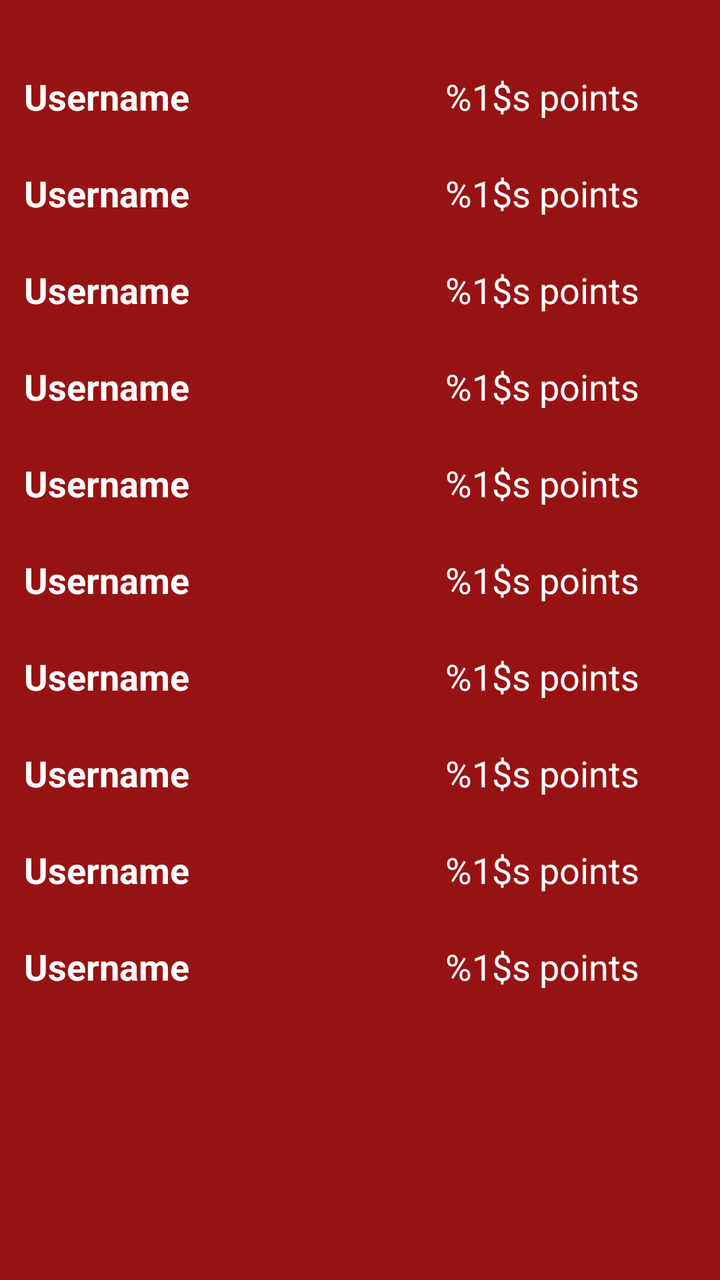
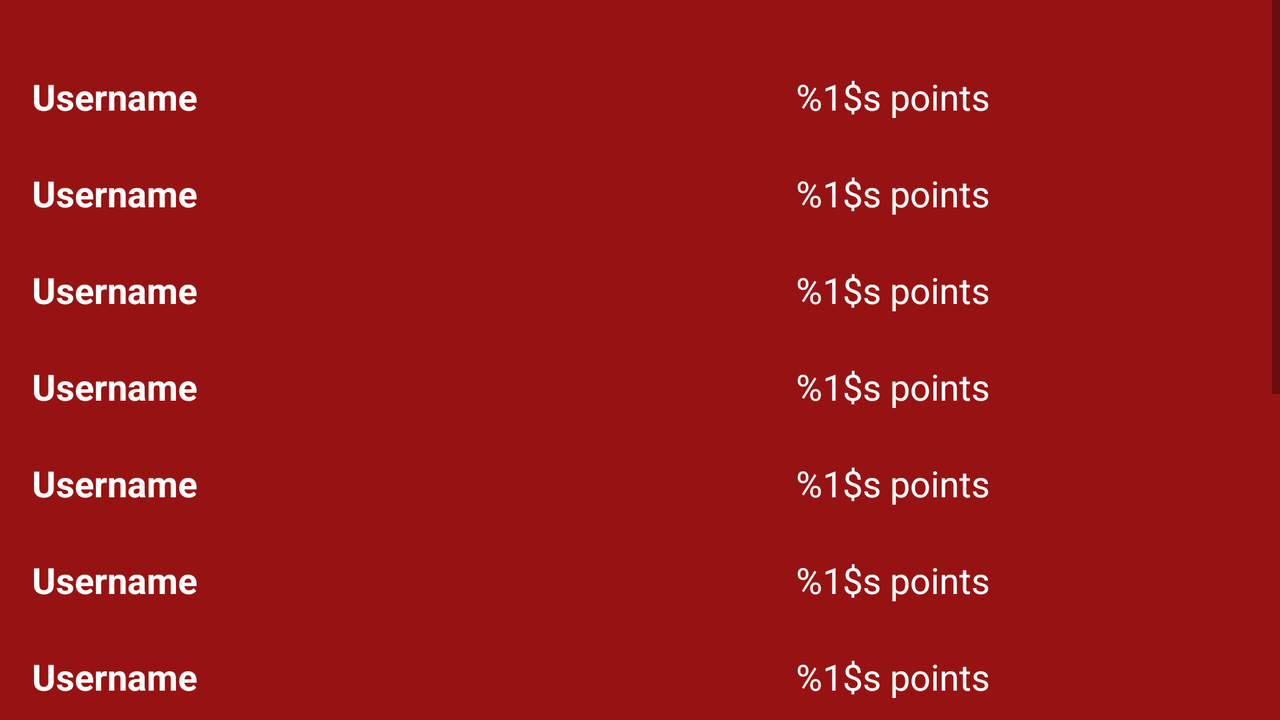

An Android layout and its configuration variant, each rendered on a device that would load it. The default file and the variant file are quoted in full after the pictures.
<!-- AndroidManifest.xml: application theme AppTheme -->
<!-- res/layout/world_score.xml -->
<?xml version="1.0" encoding="utf-8"?>
<FrameLayout
    xmlns:android="http://schemas.android.com/apk/res/android"
    xmlns:app="http://schemas.android.com/apk/res-auto"
    xmlns:tools="http://schemas.android.com/tools"
    android:layout_width="match_parent"
    android:layout_height="match_parent"
    tools:context=".ui.WorldFragmentScore">

    <ScrollView
        android:layout_width="match_parent"
        android:layout_height="wrap_content">

        <androidx.constraintlayout.widget.ConstraintLayout
            android:layout_width="match_parent"
            android:layout_height="wrap_content"
            android:layout_marginStart="12dp"
            android:layout_marginTop="24dp"
            android:layout_marginEnd="8dp">

            <TextView
                android:id="@+id/worldScoreU1"
                style="@style/worldO"
                android:text="@string/aboutUsername"
                app:layout_constraintStart_toStartOf="parent"
                app:layout_constraintTop_toTopOf="parent"
                app:layout_constraintWidth_percent="0.62" />
            <TextView
                android:id="@+id/worldScoreV1"
                style="@style/worldO"
                android:text="@string/scorePoints"
                app:layout_constraintStart_toEndOf="@id/worldScoreU1"
                app:layout_constraintEnd_toEndOf="parent"
                app:layout_constraintTop_toTopOf="@id/worldScoreU1"
                app:layout_constraintBottom_toBottomOf="@id/worldScoreU1"/>

            <TextView
                android:id="@+id/worldScoreU2"
                style="@style/worldO"
                android:text="@string/aboutUsername"
                app:layout_constraintStart_toStartOf="@id/worldScoreU1"
                app:layout_constraintEnd_toEndOf="@id/worldScoreU1"
                app:layout_constraintTop_toBottomOf="@id/worldScoreU1"/>
            <TextView
                android:id="@+id/worldScoreV2"
                style="@style/worldO"
                android:text="@string/scorePoints"
                app:layout_constraintStart_toStartOf="@id/worldScoreV1"
                app:layout_constraintEnd_toEndOf="@id/worldScoreV1"
                app:layout_constraintTop_toTopOf="@id/worldScoreU2"
                app:layout_constraintBottom_toBottomOf="@id/worldScoreU2"/>

            <TextView
                android:id="@+id/worldScoreU3"
                style="@style/worldO"
                android:text="@string/aboutUsername"
                app:layout_constraintStart_toStartOf="@id/worldScoreU1"
                app:layout_constraintEnd_toEndOf="@id/worldScoreU1"
                app:layout_constraintTop_toBottomOf="@id/worldScoreU2"/>
            <TextView
                android:id="@+id/worldScoreV3"
                style="@style/worldO"
                android:text="@string/scorePoints"
                app:layout_constraintStart_toStartOf="@id/worldScoreV1"
                app:layout_constraintEnd_toEndOf="@id/worldScoreV1"
                app:layout_constraintTop_toTopOf="@id/worldScoreU3"
                app:layout_constraintBottom_toBottomOf="@id/worldScoreU3"/>

            <TextView
                android:id="@+id/worldScoreU4"
                style="@style/worldO"
                android:text="@string/aboutUsername"
                app:layout_constraintStart_toStartOf="@id/worldScoreU1"
                app:layout_constraintEnd_toEndOf="@id/worldScoreU1"
                app:layout_constraintTop_toBottomOf="@id/worldScoreU3"/>
            <TextView
                android:id="@+id/worldScoreV4"
                style="@style/worldO"
                android:text="@string/scorePoints"
                app:layout_constraintStart_toStartOf="@id/worldScoreV1"
                app:layout_constraintEnd_toEndOf="@id/worldScoreV1"
                app:layout_constraintTop_toTopOf="@id/worldScoreU4"
                app:layout_constraintBottom_toBottomOf="@id/worldScoreU4"/>

            <TextView
                android:id="@+id/worldScoreU5"
                style="@style/worldO"
                android:text="@string/aboutUsername"
                app:layout_constraintStart_toStartOf="@id/worldScoreU1"
                app:layout_constraintEnd_toEndOf="@id/worldScoreU1"
                app:layout_constraintTop_toBottomOf="@id/worldScoreU4"/>
            <TextView
                android:id="@+id/worldScoreV5"
                style="@style/worldO"
                android:text="@string/scorePoints"
                app:layout_constraintStart_toStartOf="@id/worldScoreV1"
                app:layout_constraintEnd_toEndOf="@id/worldScoreV1"
                app:layout_constraintTop_toTopOf="@id/worldScoreU5"
                app:layout_constraintBottom_toBottomOf="@id/worldScoreU5"/>

            <TextView
                android:id="@+id/worldScoreU6"
                style="@style/worldO"
                android:text="@string/aboutUsername"
                app:layout_constraintStart_toStartOf="@id/worldScoreU1"
                app:layout_constraintEnd_toEndOf="@id/worldScoreU1"
                app:layout_constraintTop_toBottomOf="@id/worldScoreU5"/>
            <TextView
                android:id="@+id/worldScoreV6"
                style="@style/worldO"
                android:text="@string/scorePoints"
                app:layout_constraintStart_toStartOf="@id/worldScoreV1"
                app:layout_constraintEnd_toEndOf="@id/worldScoreV1"
                app:layout_constraintTop_toTopOf="@id/worldScoreU6"
                app:layout_constraintBottom_toBottomOf="@id/worldScoreU6"/>

            <TextView
                android:id="@+id/worldScoreU7"
                style="@style/worldO"
                android:text="@string/aboutUsername"
                app:layout_constraintStart_toStartOf="@id/worldScoreU1"
                app:layout_constraintEnd_toEndOf="@id/worldScoreU1"
                app:layout_constraintTop_toBottomOf="@id/worldScoreU6"/>
            <TextView
                android:id="@+id/worldScoreV7"
                style="@style/worldO"
                android:text="@string/scorePoints"
                app:layout_constraintStart_toStartOf="@id/worldScoreV1"
                app:layout_constraintEnd_toEndOf="@id/worldScoreV1"
                app:layout_constraintTop_toTopOf="@id/worldScoreU7"
                app:layout_constraintBottom_toBottomOf="@id/worldScoreU7"/>

            <TextView
                android:id="@+id/worldScoreU8"
                style="@style/worldO"
                android:text="@string/aboutUsername"
                app:layout_constraintStart_toStartOf="@id/worldScoreU1"
                app:layout_constraintEnd_toEndOf="@id/worldScoreU1"
                app:layout_constraintTop_toBottomOf="@id/worldScoreU7"/>
            <TextView
                android:id="@+id/worldScoreV8"
                style="@style/worldO"
                android:text="@string/scorePoints"
                app:layout_constraintStart_toStartOf="@id/worldScoreV1"
                app:layout_constraintEnd_toEndOf="@id/worldScoreV1"
                app:layout_constraintTop_toTopOf="@id/worldScoreU8"
                app:layout_constraintBottom_toBottomOf="@id/worldScoreU8"/>

            <TextView
                android:id="@+id/worldScoreU9"
                style="@style/worldO"
                android:text="@string/aboutUsername"
                app:layout_constraintStart_toStartOf="@id/worldScoreU1"
                app:layout_constraintEnd_toEndOf="@id/worldScoreU1"
                app:layout_constraintTop_toBottomOf="@id/worldScoreU8"/>
            <TextView
                android:id="@+id/worldScoreV9"
                style="@style/worldO"
                android:text="@string/scorePoints"
                app:layout_constraintStart_toStartOf="@id/worldScoreV1"
                app:layout_constraintEnd_toEndOf="@id/worldScoreV1"
                app:layout_constraintTop_toTopOf="@id/worldScoreU9"
                app:layout_constraintBottom_toBottomOf="@id/worldScoreU9"/>

            <TextView
                android:id="@+id/worldScoreU10"
                style="@style/worldO"
                android:text="@string/aboutUsername"
                app:layout_constraintStart_toStartOf="@id/worldScoreU1"
                app:layout_constraintEnd_toEndOf="@id/worldScoreU1"
                app:layout_constraintTop_toBottomOf="@id/worldScoreU9"/>
            <TextView
                android:id="@+id/worldScoreV10"
                style="@style/worldO"
                android:text="@string/scorePoints"
                app:layout_constraintStart_toStartOf="@id/worldScoreV1"
                app:layout_constraintEnd_toEndOf="@id/worldScoreV1"
                app:layout_constraintTop_toTopOf="@id/worldScoreU10"
                app:layout_constraintBottom_toBottomOf="@id/worldScoreU10"/>

            <TextView
                android:id="@+id/worldScoreOther"
                android:layout_width="wrap_content"
                android:layout_height="120dp"
                app:layout_constraintStart_toStartOf="parent"
                app:layout_constraintTop_toBottomOf="@id/worldScoreU10" />
        </androidx.constraintlayout.widget.ConstraintLayout>
    </ScrollView>

</FrameLayout>
<!-- resources referenced by this layout -->
<resources>
  <string name="aboutUsername"><b>Username</b></string>
  <string name="scorePoints">%1$s points</string>
  <style name="worldO">
          <item name="android:layout_width">0dp</item>
          <item name="android:layout_height">wrap_content</item>
          <item name="android:paddingTop">12dp</item>
          <item name="android:paddingBottom">12dp</item>
          <item name="android:textSize">@dimen/text18</item>
      </style>
  <style name="AppTheme" parent="Theme.AppCompat.Light.NoActionBar">
          
          <item name="android:windowBackground">@color/appRed</item>
          <item name="colorPrimary">@color/colorPrimary</item>
          <item name="colorPrimaryDark">@color/colorPrimaryDark</item>
          <item name="colorAccent">@color/colorAccent</item>
          <item name="android:textViewStyle">@style/TextViewWhite</item>
          <item name="editTextStyle">@style/EditTextWhite</item>
          <item name="checkboxStyle">@style/CheckBoxWhite</item>
      </style>
  <dimen name="text18">18sp</dimen>
  <color name="appRed">#971313</color>
  <color name="colorPrimary">#c71e1e</color>
  <color name="colorPrimaryDark">#a10c0c</color>
  <color name="colorAccent">#dcfc6e1c</color>
  <style name="TextViewWhite" parent="android:Widget.TextView">
          <item name="android:textColor">@color/appWhite</item>
      </style>
  <style name="EditTextWhite" parent="android:Widget.EditText">
          <item name="android:textColor">@color/appWhite</item>
          <item name="android:textColorHint">@color/etGrey</item>
          <item name="android:backgroundTint">@color/etGrey</item>
      </style>
  <style name="CheckBoxWhite" parent="android:Widget.CompoundButton.CheckBox">
          <item name="android:textColor">@color/appWhite</item>
          <item name="android:buttonTint">@color/appWhite</item>
      </style>
  <color name="appWhite">#ffffff</color>
  <color name="etGrey">#9c9797</color>
</resources>
<!-- res/layout-w600dp/world_score.xml (the repository's variant of the layout above) -->
<!-- drawn on the phone turned sideways -->
<?xml version="1.0" encoding="utf-8"?>
<FrameLayout
    xmlns:android="http://schemas.android.com/apk/res/android"
    xmlns:app="http://schemas.android.com/apk/res-auto"
    xmlns:tools="http://schemas.android.com/tools"
    android:layout_width="match_parent"
    android:layout_height="match_parent"
    tools:context=".ui.WorldFragmentScore">

    <ScrollView
        android:layout_width="match_parent"
        android:layout_height="wrap_content">

        <androidx.constraintlayout.widget.ConstraintLayout
            android:layout_width="match_parent"
            android:layout_height="wrap_content"
            android:layout_marginStart="16dp"
            android:layout_marginTop="24dp"
            android:layout_marginEnd="8dp">

            <TextView
                android:id="@+id/worldScoreU1"
                style="@style/worldO"
                android:text="@string/aboutUsername"
                app:layout_constraintStart_toStartOf="parent"
                app:layout_constraintTop_toTopOf="parent"
                app:layout_constraintWidth_percent="0.62" />
            <TextView
                android:id="@+id/worldScoreV1"
                style="@style/worldO"
                android:text="@string/scorePoints"
                app:layout_constraintBottom_toBottomOf="@id/worldScoreU1"
                app:layout_constraintEnd_toEndOf="parent"
                app:layout_constraintStart_toEndOf="@+id/worldScoreU1"
                app:layout_constraintTop_toTopOf="parent" />

            <TextView
                android:id="@+id/worldScoreU2"
                style="@style/worldO"
                android:text="@string/aboutUsername"
                app:layout_constraintStart_toStartOf="parent"
                app:layout_constraintTop_toBottomOf="@id/worldScoreU1"
                app:layout_constraintWidth_percent="0.62" />
            <TextView
                android:id="@+id/worldScoreV2"
                style="@style/worldO"
                android:text="@string/scorePoints"
                app:layout_constraintBottom_toBottomOf="@id/worldScoreU2"
                app:layout_constraintEnd_toEndOf="parent"
                app:layout_constraintStart_toEndOf="@+id/worldScoreU2"
                app:layout_constraintTop_toBottomOf="@id/worldScoreU1" />

            <TextView
                android:id="@+id/worldScoreU3"
                style="@style/worldO"
                android:text="@string/aboutUsername"
                app:layout_constraintStart_toStartOf="parent"
                app:layout_constraintTop_toBottomOf="@id/worldScoreU2"
                app:layout_constraintWidth_percent="0.62" />
            <TextView
                android:id="@+id/worldScoreV3"
                style="@style/worldO"
                android:text="@string/scorePoints"
                app:layout_constraintBottom_toBottomOf="@id/worldScoreU3"
                app:layout_constraintEnd_toEndOf="parent"
                app:layout_constraintStart_toEndOf="@+id/worldScoreU3"
                app:layout_constraintTop_toBottomOf="@id/worldScoreU2" />

            <TextView
                android:id="@+id/worldScoreU4"
                style="@style/worldO"
                android:text="@string/aboutUsername"
                app:layout_constraintStart_toStartOf="parent"
                app:layout_constraintTop_toBottomOf="@id/worldScoreU3"
                app:layout_constraintWidth_percent="0.62" />
            <TextView
                android:id="@+id/worldScoreV4"
                style="@style/worldO"
                android:text="@string/scorePoints"
                app:layout_constraintBottom_toBottomOf="@id/worldScoreU4"
                app:layout_constraintEnd_toEndOf="parent"
                app:layout_constraintStart_toEndOf="@+id/worldScoreU4"
                app:layout_constraintTop_toBottomOf="@id/worldScoreU3" />

            <TextView
                android:id="@+id/worldScoreU5"
                style="@style/worldO"
                android:text="@string/aboutUsername"
                app:layout_constraintStart_toStartOf="parent"
                app:layout_constraintTop_toBottomOf="@id/worldScoreU4"
                app:layout_constraintWidth_percent="0.62" />
            <TextView
                android:id="@+id/worldScoreV5"
                style="@style/worldO"
                android:text="@string/scorePoints"
                app:layout_constraintBottom_toBottomOf="@id/worldScoreU5"
                app:layout_constraintEnd_toEndOf="parent"
                app:layout_constraintStart_toEndOf="@+id/worldScoreU5"
                app:layout_constraintTop_toBottomOf="@id/worldScoreU4" />

            <TextView
                android:id="@+id/worldScoreU6"
                style="@style/worldO"
                android:text="@string/aboutUsername"
                app:layout_constraintStart_toStartOf="parent"
                app:layout_constraintTop_toBottomOf="@id/worldScoreU5"
                app:layout_constraintWidth_percent="0.62" />
            <TextView
                android:id="@+id/worldScoreV6"
                style="@style/worldO"
                android:text="@string/scorePoints"
                app:layout_constraintBottom_toBottomOf="@id/worldScoreU6"
                app:layout_constraintEnd_toEndOf="parent"
                app:layout_constraintStart_toEndOf="@+id/worldScoreU6"
                app:layout_constraintTop_toBottomOf="@id/worldScoreU5" />

            <TextView
                android:id="@+id/worldScoreU7"
                style="@style/worldO"
                android:text="@string/aboutUsername"
                app:layout_constraintStart_toStartOf="parent"
                app:layout_constraintTop_toBottomOf="@id/worldScoreU6"
                app:layout_constraintWidth_percent="0.62" />
            <TextView
                android:id="@+id/worldScoreV7"
                style="@style/worldO"
                android:text="@string/scorePoints"
                app:layout_constraintBottom_toBottomOf="@id/worldScoreU7"
                app:layout_constraintEnd_toEndOf="parent"
                app:layout_constraintStart_toEndOf="@+id/worldScoreU7"
                app:layout_constraintTop_toBottomOf="@id/worldScoreU6" />

            <TextView
                android:id="@+id/worldScoreU8"
                style="@style/worldO"
                android:text="@string/aboutUsername"
                app:layout_constraintStart_toStartOf="parent"
                app:layout_constraintTop_toBottomOf="@id/worldScoreU7"
                app:layout_constraintWidth_percent="0.62" />
            <TextView
                android:id="@+id/worldScoreV8"
                style="@style/worldO"
                android:text="@string/scorePoints"
                app:layout_constraintBottom_toBottomOf="@id/worldScoreU8"
                app:layout_constraintEnd_toEndOf="parent"
                app:layout_constraintStart_toEndOf="@+id/worldScoreU8"
                app:layout_constraintTop_toBottomOf="@id/worldScoreU7" />

            <TextView
                android:id="@+id/worldScoreU9"
                style="@style/worldO"
                android:text="@string/aboutUsername"
                app:layout_constraintStart_toStartOf="parent"
                app:layout_constraintTop_toBottomOf="@id/worldScoreU8"
                app:layout_constraintWidth_percent="0.62" />
            <TextView
                android:id="@+id/worldScoreV9"
                style="@style/worldO"
                android:text="@string/scorePoints"
                app:layout_constraintBottom_toBottomOf="@id/worldScoreU9"
                app:layout_constraintEnd_toEndOf="parent"
                app:layout_constraintStart_toEndOf="@+id/worldScoreU9"
                app:layout_constraintTop_toBottomOf="@id/worldScoreU8" />

            <TextView
                android:id="@+id/worldScoreU10"
                style="@style/worldO"
                android:text="@string/aboutUsername"
                app:layout_constraintStart_toStartOf="parent"
                app:layout_constraintTop_toBottomOf="@id/worldScoreU9"
                app:layout_constraintWidth_percent="0.62" />
            <TextView
                android:id="@+id/worldScoreV10"
                style="@style/worldO"
                android:text="@string/scorePoints"
                app:layout_constraintBottom_toBottomOf="@id/worldScoreU10"
                app:layout_constraintEnd_toEndOf="parent"
                app:layout_constraintStart_toEndOf="@+id/worldScoreU10"
                app:layout_constraintTop_toBottomOf="@id/worldScoreU9" />

            <TextView
                android:id="@+id/worldScoreOther"
                android:layout_width="wrap_content"
                android:layout_height="150dp"
                app:layout_constraintStart_toStartOf="parent"
                app:layout_constraintTop_toBottomOf="@id/worldScoreU10" />

        </androidx.constraintlayout.widget.ConstraintLayout>
    </ScrollView>

</FrameLayout>
